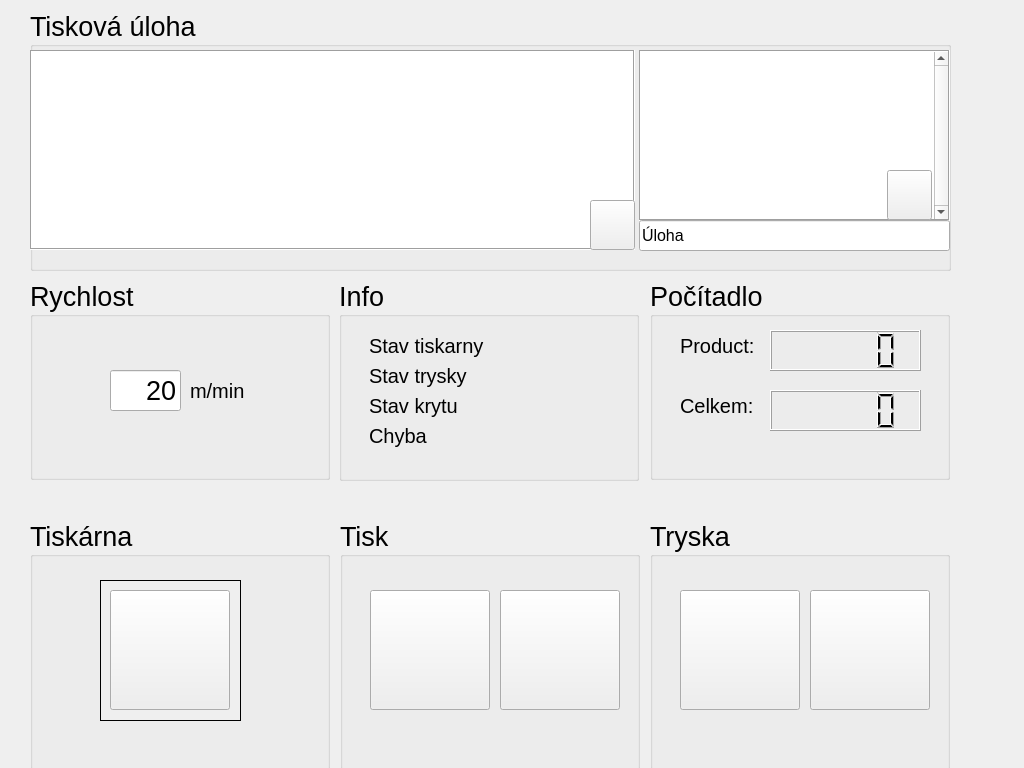
<?xml version="1.0" encoding="UTF-8"?>
<ui version="4.0">
 <class>JetPrinterView</class>
 <widget class="QWidget" name="JetPrinterView">
  <property name="geometry">
   <rect>
    <x>0</x>
    <y>0</y>
    <width>1024</width>
    <height>768</height>
   </rect>
  </property>
  <property name="windowTitle">
   <string>Form</string>
  </property>
  <widget class="QGroupBox" name="groupBox">
   <property name="geometry">
    <rect>
     <x>30</x>
     <y>280</y>
     <width>300</width>
     <height>200</height>
    </rect>
   </property>
   <property name="font">
    <font>
     <pointsize>20</pointsize>
    </font>
   </property>
   <property name="title">
    <string>Rychlost</string>
   </property>
   <property name="flat">
    <bool>true</bool>
   </property>
   <widget class="QLineEdit" name="lineEditSpeed">
    <property name="geometry">
     <rect>
      <x>80</x>
      <y>90</y>
      <width>71</width>
      <height>41</height>
     </rect>
    </property>
    <property name="text">
     <string>20</string>
    </property>
    <property name="alignment">
     <set>Qt::AlignRight|Qt::AlignTrailing|Qt::AlignVCenter</set>
    </property>
    <property name="readOnly">
     <bool>true</bool>
    </property>
   </widget>
   <widget class="QLabel" name="labelSpeed">
    <property name="geometry">
     <rect>
      <x>160</x>
      <y>95</y>
      <width>121</width>
      <height>31</height>
     </rect>
    </property>
    <property name="font">
     <font>
      <pointsize>15</pointsize>
      <weight>50</weight>
      <italic>false</italic>
      <bold>false</bold>
     </font>
    </property>
    <property name="text">
     <string>m/min</string>
    </property>
   </widget>
  </widget>
  <widget class="QGroupBox" name="groupBox_2">
   <property name="geometry">
    <rect>
     <x>650</x>
     <y>520</y>
     <width>300</width>
     <height>250</height>
    </rect>
   </property>
   <property name="font">
    <font>
     <pointsize>20</pointsize>
    </font>
   </property>
   <property name="title">
    <string>Tryska</string>
   </property>
   <property name="flat">
    <bool>true</bool>
   </property>
   <widget class="QPushButton" name="pushButtonNozzleOpen">
    <property name="geometry">
     <rect>
      <x>30</x>
      <y>70</y>
      <width>120</width>
      <height>120</height>
     </rect>
    </property>
    <property name="text">
     <string/>
    </property>
    <property name="icon">
     <iconset resource="JetPrinterUI.qrc">
      <normaloff>:/images/box_open.ico</normaloff>:/images/box_open.ico</iconset>
    </property>
    <property name="iconSize">
     <size>
      <width>70</width>
      <height>70</height>
     </size>
    </property>
    <property name="checkable">
     <bool>false</bool>
    </property>
   </widget>
   <widget class="QPushButton" name="pushButtonNozzleClose">
    <property name="geometry">
     <rect>
      <x>160</x>
      <y>70</y>
      <width>120</width>
      <height>120</height>
     </rect>
    </property>
    <property name="text">
     <string/>
    </property>
    <property name="icon">
     <iconset resource="JetPrinterUI.qrc">
      <normaloff>:/images/box_insert.ico</normaloff>:/images/box_insert.ico</iconset>
    </property>
    <property name="iconSize">
     <size>
      <width>80</width>
      <height>80</height>
     </size>
    </property>
    <property name="checkable">
     <bool>false</bool>
    </property>
   </widget>
  </widget>
  <widget class="QGroupBox" name="groupBox_3">
   <property name="geometry">
    <rect>
     <x>650</x>
     <y>280</y>
     <width>300</width>
     <height>200</height>
    </rect>
   </property>
   <property name="font">
    <font>
     <pointsize>20</pointsize>
    </font>
   </property>
   <property name="title">
    <string>Počítadlo</string>
   </property>
   <property name="flat">
    <bool>true</bool>
   </property>
   <widget class="QLCDNumber" name="lcdNumber1">
    <property name="geometry">
     <rect>
      <x>120</x>
      <y>50</y>
      <width>151</width>
      <height>41</height>
     </rect>
    </property>
    <property name="font">
     <font>
      <pointsize>15</pointsize>
     </font>
    </property>
   </widget>
   <widget class="QLCDNumber" name="lcdNumber2">
    <property name="geometry">
     <rect>
      <x>120</x>
      <y>110</y>
      <width>151</width>
      <height>41</height>
     </rect>
    </property>
    <property name="font">
     <font>
      <pointsize>15</pointsize>
     </font>
    </property>
   </widget>
   <widget class="QLabel" name="labelInfo1_2">
    <property name="geometry">
     <rect>
      <x>30</x>
      <y>50</y>
      <width>81</width>
      <height>31</height>
     </rect>
    </property>
    <property name="font">
     <font>
      <pointsize>15</pointsize>
      <weight>50</weight>
      <italic>false</italic>
      <bold>false</bold>
     </font>
    </property>
    <property name="text">
     <string>Product:</string>
    </property>
   </widget>
   <widget class="QLabel" name="labelInfo1_3">
    <property name="geometry">
     <rect>
      <x>30</x>
      <y>110</y>
      <width>81</width>
      <height>31</height>
     </rect>
    </property>
    <property name="font">
     <font>
      <pointsize>15</pointsize>
      <weight>50</weight>
      <italic>false</italic>
      <bold>false</bold>
     </font>
    </property>
    <property name="text">
     <string>Celkem:</string>
    </property>
   </widget>
  </widget>
  <widget class="QGroupBox" name="groupBox_5">
   <property name="geometry">
    <rect>
     <x>30</x>
     <y>520</y>
     <width>300</width>
     <height>250</height>
    </rect>
   </property>
   <property name="font">
    <font>
     <pointsize>20</pointsize>
    </font>
   </property>
   <property name="title">
    <string>Tiskárna</string>
   </property>
   <property name="flat">
    <bool>true</bool>
   </property>
   <widget class="QPushButton" name="pushButtonPwr">
    <property name="geometry">
     <rect>
      <x>80</x>
      <y>70</y>
      <width>120</width>
      <height>120</height>
     </rect>
    </property>
    <property name="text">
     <string/>
    </property>
    <property name="icon">
     <iconset resource="JetPrinterUI.qrc">
      <normaloff>:/images/shutdown.ico</normaloff>:/images/shutdown.ico</iconset>
    </property>
    <property name="iconSize">
     <size>
      <width>80</width>
      <height>80</height>
     </size>
    </property>
    <property name="checkable">
     <bool>false</bool>
    </property>
   </widget>
   <widget class="QLabel" name="labelPwrStatus">
    <property name="geometry">
     <rect>
      <x>70</x>
      <y>60</y>
      <width>141</width>
      <height>141</height>
     </rect>
    </property>
    <property name="autoFillBackground">
     <bool>true</bool>
    </property>
    <property name="frameShape">
     <enum>QFrame::Box</enum>
    </property>
    <property name="text">
     <string/>
    </property>
   </widget>
   <zorder>labelPwrStatus</zorder>
   <zorder>pushButtonPwr</zorder>
  </widget>
  <widget class="QGroupBox" name="groupBox_6">
   <property name="geometry">
    <rect>
     <x>339</x>
     <y>280</y>
     <width>300</width>
     <height>201</height>
    </rect>
   </property>
   <property name="font">
    <font>
     <pointsize>20</pointsize>
    </font>
   </property>
   <property name="title">
    <string>Info</string>
   </property>
   <property name="flat">
    <bool>true</bool>
   </property>
   <widget class="QLabel" name="labelInfo1">
    <property name="geometry">
     <rect>
      <x>30</x>
      <y>50</y>
      <width>251</width>
      <height>31</height>
     </rect>
    </property>
    <property name="font">
     <font>
      <pointsize>15</pointsize>
      <weight>50</weight>
      <italic>false</italic>
      <bold>false</bold>
     </font>
    </property>
    <property name="text">
     <string>Stav tiskarny</string>
    </property>
   </widget>
   <widget class="QLabel" name="labelInfo2">
    <property name="geometry">
     <rect>
      <x>30</x>
      <y>80</y>
      <width>261</width>
      <height>31</height>
     </rect>
    </property>
    <property name="font">
     <font>
      <pointsize>15</pointsize>
     </font>
    </property>
    <property name="text">
     <string>Stav trysky</string>
    </property>
   </widget>
   <widget class="QLabel" name="labelInfo4">
    <property name="geometry">
     <rect>
      <x>30</x>
      <y>140</y>
      <width>251</width>
      <height>31</height>
     </rect>
    </property>
    <property name="font">
     <font>
      <pointsize>15</pointsize>
     </font>
    </property>
    <property name="text">
     <string>Chyba</string>
    </property>
   </widget>
   <widget class="QLabel" name="labelInfo3">
    <property name="geometry">
     <rect>
      <x>30</x>
      <y>110</y>
      <width>261</width>
      <height>31</height>
     </rect>
    </property>
    <property name="font">
     <font>
      <pointsize>15</pointsize>
     </font>
    </property>
    <property name="text">
     <string>Stav krytu</string>
    </property>
   </widget>
  </widget>
  <widget class="QGroupBox" name="groupBox_7">
   <property name="geometry">
    <rect>
     <x>340</x>
     <y>520</y>
     <width>300</width>
     <height>250</height>
    </rect>
   </property>
   <property name="font">
    <font>
     <pointsize>20</pointsize>
    </font>
   </property>
   <property name="title">
    <string>Tisk</string>
   </property>
   <property name="flat">
    <bool>true</bool>
   </property>
   <widget class="QPushButton" name="pushButtonPrintStart">
    <property name="geometry">
     <rect>
      <x>30</x>
      <y>70</y>
      <width>120</width>
      <height>120</height>
     </rect>
    </property>
    <property name="text">
     <string/>
    </property>
    <property name="icon">
     <iconset resource="JetPrinterUI.qrc">
      <normaloff>:/images/start.png</normaloff>:/images/start.png</iconset>
    </property>
    <property name="iconSize">
     <size>
      <width>90</width>
      <height>90</height>
     </size>
    </property>
    <property name="checkable">
     <bool>false</bool>
    </property>
   </widget>
   <widget class="QPushButton" name="pushButtonPrintStop">
    <property name="geometry">
     <rect>
      <x>160</x>
      <y>70</y>
      <width>120</width>
      <height>120</height>
     </rect>
    </property>
    <property name="text">
     <string/>
    </property>
    <property name="icon">
     <iconset resource="JetPrinterUI.qrc">
      <normaloff>:/images/stop.png</normaloff>:/images/stop.png</iconset>
    </property>
    <property name="iconSize">
     <size>
      <width>80</width>
      <height>80</height>
     </size>
    </property>
    <property name="checkable">
     <bool>false</bool>
    </property>
   </widget>
  </widget>
  <widget class="QGroupBox" name="groupBox_4">
   <property name="geometry">
    <rect>
     <x>30</x>
     <y>10</y>
     <width>921</width>
     <height>261</height>
    </rect>
   </property>
   <property name="font">
    <font>
     <pointsize>20</pointsize>
    </font>
   </property>
   <property name="title">
    <string>Tisková úloha</string>
   </property>
   <property name="flat">
    <bool>true</bool>
   </property>
   <widget class="QGraphicsView" name="graphicsView">
    <property name="geometry">
     <rect>
      <x>0</x>
      <y>40</y>
      <width>605</width>
      <height>200</height>
     </rect>
    </property>
    <property name="frameShape">
     <enum>QFrame::Box</enum>
    </property>
    <property name="sceneRect">
     <rectf>
      <x>0.000000000000000</x>
      <y>0.000000000000000</y>
      <width>200.000000000000000</width>
      <height>65.000000000000000</height>
     </rectf>
    </property>
    <property name="alignment">
     <set>Qt::AlignBottom|Qt::AlignLeading|Qt::AlignLeft</set>
    </property>
   </widget>
   <widget class="QPushButton" name="pushButtonScript2">
    <property name="geometry">
     <rect>
      <x>560</x>
      <y>190</y>
      <width>45</width>
      <height>50</height>
     </rect>
    </property>
    <property name="toolTip">
     <string>&lt;html&gt;&lt;head/&gt;&lt;body&gt;&lt;p&gt;Odeslat do tiskarny&lt;/p&gt;&lt;/body&gt;&lt;/html&gt;</string>
    </property>
    <property name="text">
     <string/>
    </property>
    <property name="icon">
     <iconset resource="JetPrinterUI.qrc">
      <normaloff>:/images/Send.ico</normaloff>:/images/Send.ico</iconset>
    </property>
    <property name="iconSize">
     <size>
      <width>40</width>
      <height>40</height>
     </size>
    </property>
   </widget>
   <widget class="QListWidget" name="listWidget">
    <property name="geometry">
     <rect>
      <x>609</x>
      <y>40</y>
      <width>311</width>
      <height>171</height>
     </rect>
    </property>
    <property name="font">
     <font>
      <pointsize>20</pointsize>
     </font>
    </property>
    <property name="frameShape">
     <enum>QFrame::Box</enum>
    </property>
    <property name="verticalScrollBarPolicy">
     <enum>Qt::ScrollBarAlwaysOn</enum>
    </property>
    <property name="horizontalScrollBarPolicy">
     <enum>Qt::ScrollBarAlwaysOff</enum>
    </property>
    <property name="sizeAdjustPolicy">
     <enum>QAbstractScrollArea::AdjustToContentsOnFirstShow</enum>
    </property>
   </widget>
   <widget class="QLineEdit" name="lineEditJob">
    <property name="geometry">
     <rect>
      <x>609</x>
      <y>210</y>
      <width>311</width>
      <height>31</height>
     </rect>
    </property>
    <property name="font">
     <font>
      <pointsize>12</pointsize>
     </font>
    </property>
    <property name="text">
     <string>Úloha</string>
    </property>
    <property name="alignment">
     <set>Qt::AlignLeading|Qt::AlignLeft|Qt::AlignVCenter</set>
    </property>
    <property name="readOnly">
     <bool>true</bool>
    </property>
   </widget>
   <widget class="QPushButton" name="pushButtonScript1">
    <property name="geometry">
     <rect>
      <x>857</x>
      <y>160</y>
      <width>45</width>
      <height>50</height>
     </rect>
    </property>
    <property name="toolTip">
     <string>&lt;html&gt;&lt;head/&gt;&lt;body&gt;&lt;p&gt;Odeslat do tiskarny&lt;/p&gt;&lt;/body&gt;&lt;/html&gt;</string>
    </property>
    <property name="text">
     <string/>
    </property>
    <property name="icon">
     <iconset resource="JetPrinterUI.qrc">
      <normaloff>:/images/Send.ico</normaloff>:/images/Send.ico</iconset>
    </property>
    <property name="iconSize">
     <size>
      <width>40</width>
      <height>40</height>
     </size>
    </property>
   </widget>
  </widget>
 </widget>
 <resources>
  <include location="JetPrinterUI.qrc"/>
 </resources>
 <connections/>
</ui>
